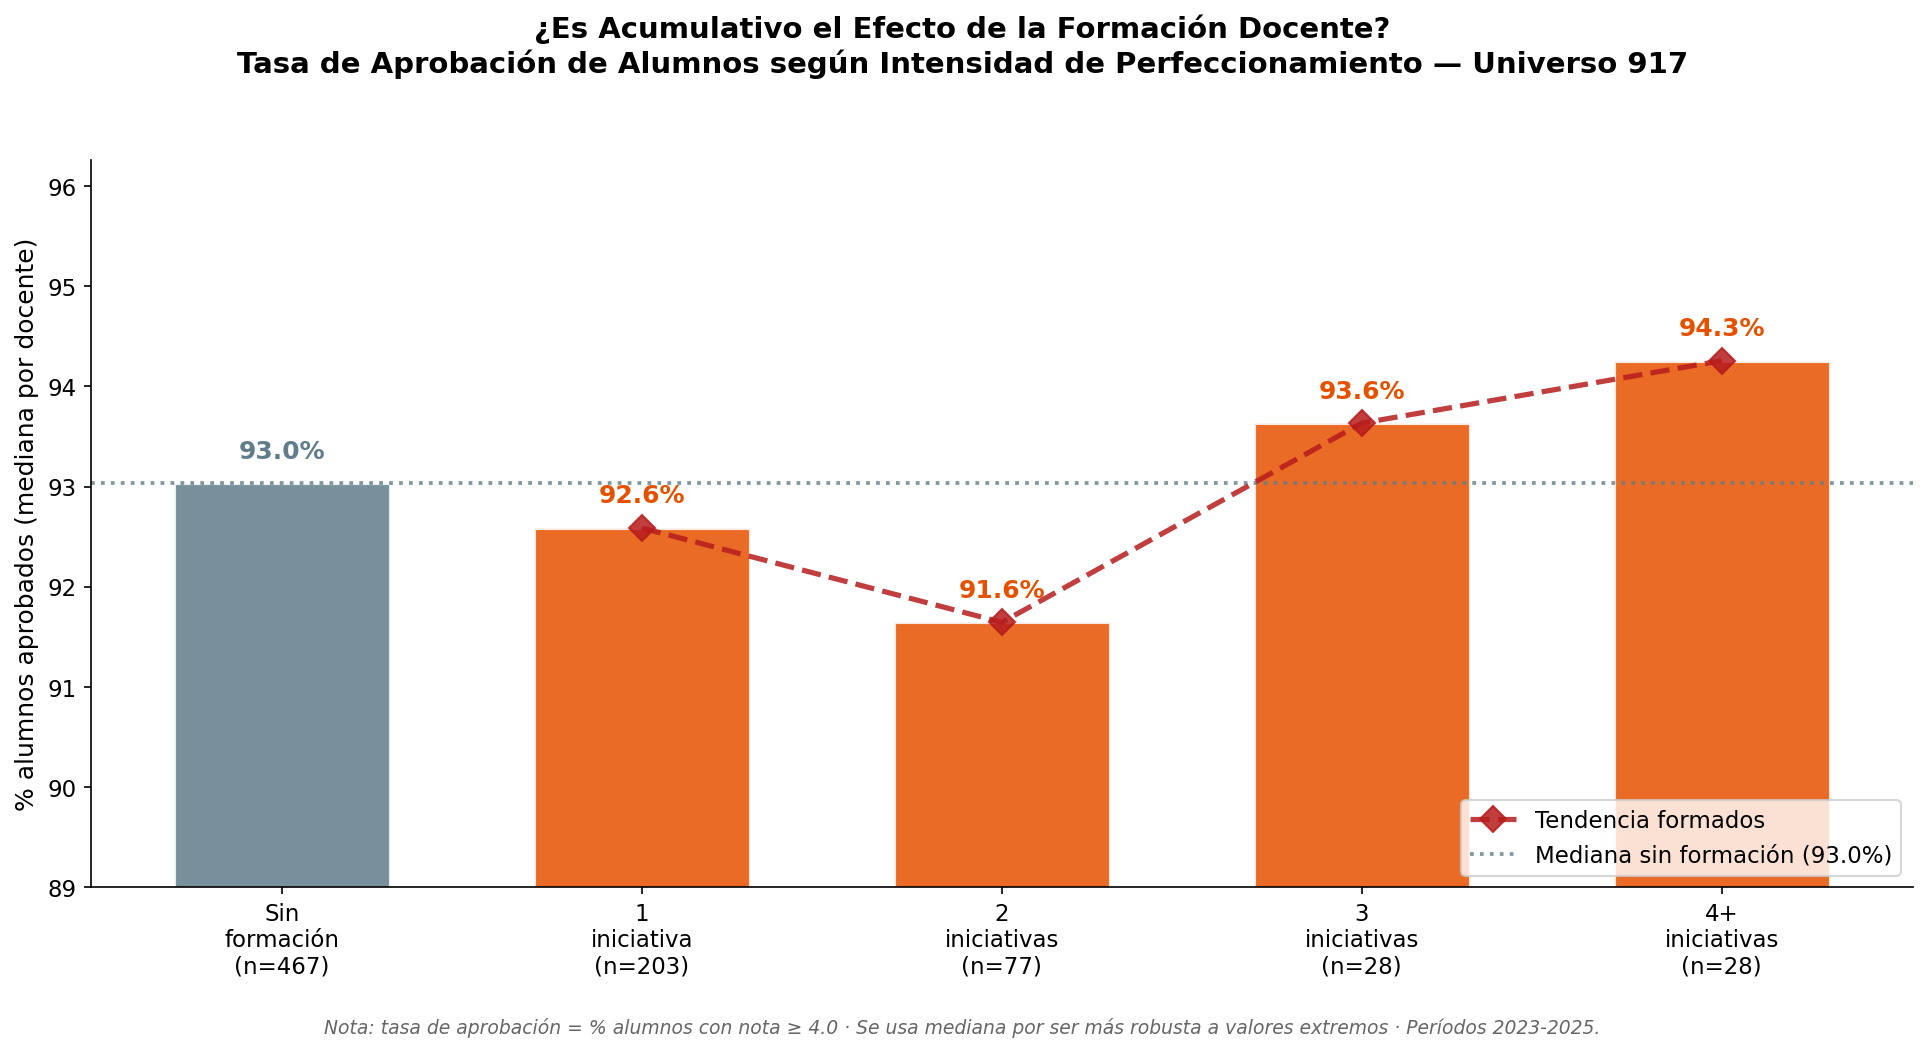

Generate this figure with Python:
import sys; sys.stdout.reconfigure(encoding="utf-8")
import pandas as pd
import matplotlib.pyplot as plt
import matplotlib
import numpy as np
import os

BASE  = os.path.dirname(__file__)
OUT   = os.path.join(BASE, "G_acumulacion_formacion_918.png")
OUT2  = os.path.join(BASE, "G_acumulacion_formacion_boxplot_918.png")

matplotlib.rcParams.update({
    "font.family": "DejaVu Sans",
    "font.size": 11, "axes.titlesize": 13, "axes.labelsize": 12,
})

C_FORM  = "#E65100"
C_CTRL  = "#607D8B"
C_LINE  = "#B71C1C"

# ── Cargar datos ──────────────────────────────────────────────────────────────
part = pd.read_csv(os.path.join(BASE,"..","PROCESADO","participacion_p2_918.csv"),
                   encoding="utf-8-sig", dtype=str)
notas = pd.read_csv(os.path.join(BASE,"..","PROCESADO","scatter_sat_notas.csv"),
                    encoding="utf-8-sig")

doc917 = pd.read_csv(os.path.join(BASE,"..","PROCESADO","docente_918.csv"),
                     encoding="utf-8-sig", dtype={"rut_key": str})
doc917["rut_key"] = doc917["rut_key"].str.strip()

# ── Intensidad de formación por docente ───────────────────────────────────────
intensidad = (part.groupby("rut_key")
              .size()
              .reset_index(name="n_instancias"))
intensidad["rut_key"] = intensidad["rut_key"].astype(str).str.strip()

# Tramo de intensidad
def tramo(n):
    if n == 1: return "1"
    if n == 2: return "2"
    if n == 3: return "3"
    return "4+"
intensidad["tramo_instancias"] = intensidad["n_instancias"].apply(tramo)

# ── Aprobación por docente (Opción A: promedio de secciones) ─────────────────
notas["rut_docente"] = notas["rut_docente"].astype(str).str.strip()
aprob = (notas.groupby("rut_docente")["pct_aprobacion"]
         .mean()
         .reset_index()
         .rename(columns={"rut_docente":"rut_key"}))

# ── Docentes sin formación (control) ─────────────────────────────────────────
ruts_formados = set(intensidad["rut_key"])
ruts_917      = set(doc917["rut_key"])
ruts_control  = ruts_917 - ruts_formados

ctrl_aprob = aprob[aprob["rut_key"].isin(ruts_control)].copy()
ctrl_aprob["tramo_instancias"] = "Sin formación"

# ── Merge formados con aprobación ─────────────────────────────────────────────
df = intensidad.merge(aprob, on="rut_key", how="inner")

n_total   = len(doc917)
n_formados = len(ruts_formados)
n_control  = len(ruts_control)
n_con_notas_form = len(df)
n_con_notas_ctrl = len(ctrl_aprob)

# ── Estadísticos por tramo ────────────────────────────────────────────────────
ORD_TRAMOS = ["Sin formación","1","2","3","4+"]
LABELS     = ["Sin\nformación","1\niniciativa","2\niniciativas","3\niniciativas","4+\niniciativas"]

df_full = pd.concat([
    ctrl_aprob[["rut_key","pct_aprobacion","tramo_instancias"]],
    df[["rut_key","pct_aprobacion","tramo_instancias"]]
], ignore_index=True)

stats = {}
for t in ORD_TRAMOS:
    sub = df_full[df_full["tramo_instancias"]==t]["pct_aprobacion"].dropna()
    stats[t] = {"n": len(sub), "media": sub.mean(), "mediana": sub.median(),
                "q25": sub.quantile(0.25), "q75": sub.quantile(0.75)}

# ── Cascada ───────────────────────────────────────────────────────────────────
print("=" * 65)
print("  EFECTO ACUMULATIVO DE LA FORMACIÓN — Tasa de Aprobación")
print("  ¿A más iniciativas de formación, mayor aprobación?")
print("=" * 65)
print(f"  917 docentes jerarquizados")
print(f"    ├── {n_formados} formados  · {n_con_notas_form} con notas disponibles")
print(f"    └── {n_control} control   · {n_con_notas_ctrl} con notas disponibles")
print()
print(f"  Tasa de aprobación (media) por intensidad de formación:")
for t in ORD_TRAMOS:
    s = stats[t]
    print(f"    ├── {t:14}: n={s['n']:3d} | media={s['media']:.1f}% | "
          f"mediana={s['mediana']:.1f}%")
brecha = stats["4+"]["media"] - stats["Sin formación"]["media"]
print(f"\n  Brecha Sin formación → 4+ iniciativas de formación: {brecha:+.1f} pp")
print("=" * 65)

# ── Figura — un solo panel, limpio y grande ───────────────────────────────────
medianas = [stats[t]["mediana"] for t in ORD_TRAMOS]
ns       = [stats[t]["n"]       for t in ORD_TRAMOS]
colores  = [C_CTRL] + [C_FORM]*4

fig, ax = plt.subplots(figsize=(13, 7))
fig.suptitle(
    "¿Es Acumulativo el Efecto de la Formación Docente?\n"
    "Tasa de Aprobación de Alumnos según Intensidad de Perfeccionamiento — Universo 917",
    fontsize=14, fontweight="bold", y=0.98)

x = np.arange(len(ORD_TRAMOS))
bars = ax.bar(x, medianas, color=colores, alpha=0.85, width=0.6,
              edgecolor="white", linewidth=1.5)

# Etiquetas encima de cada barra + n en label
LABELS_N = [f"{lbl}\n(n={n})" for lbl, n in zip(LABELS, ns)]
for i, (m, color) in enumerate(zip(medianas, colores)):
    ax.text(i, m + 0.25, f"{m:.1f}%", ha="center", fontsize=12,
            fontweight="bold", color=color)

# Línea de tendencia sobre los formados
x_form       = np.arange(1, len(ORD_TRAMOS))
medianas_form = medianas[1:]
ax.plot(x_form, medianas_form, color=C_LINE, linewidth=2.5,
        linestyle="--", marker="D", markersize=9, alpha=0.85,
        label="Tendencia formados", zorder=5)

# Línea de referencia control
ax.axhline(medianas[0], color=C_CTRL, linewidth=1.8,
           linestyle=":", alpha=0.8,
           label=f"Mediana sin formación ({medianas[0]:.1f}%)")

ax.set_xticks(x)
ax.set_xticklabels(LABELS_N, fontsize=11)
ax.set_ylabel("% alumnos aprobados (mediana por docente)", fontsize=12)
ax.set_ylim(89, max(medianas) + 2)
ax.legend(fontsize=11, loc="lower right")
ax.spines["top"].set_visible(False)
ax.spines["right"].set_visible(False)

fig.text(0.5, 0.01,
         "Nota: tasa de aprobación = % alumnos con nota ≥ 4.0 · Se usa mediana por ser más robusta a valores extremos · Períodos 2023-2025.",
         ha="center", fontsize=9, color="#666666", fontstyle="italic")

plt.tight_layout(rect=[0, 0.04, 1, 0.95])
plt.savefig(OUT, dpi=150, bbox_inches="tight")
plt.close()
print(f"\nGuardado: {OUT}")

# ── Gráfico 2 — Boxplot separado ─────────────────────────────────────────────
datos_box = [df_full[df_full["tramo_instancias"]==t]["pct_aprobacion"].dropna().values
             for t in ORD_TRAMOS]

fig2, ax2 = plt.subplots(figsize=(13, 7))
fig2.suptitle(
    "Distribución de la Tasa de Aprobación por Intensidad de Formación\n"
    "Universo 917 · Mediana por tramo (línea negra)",
    fontsize=14, fontweight="bold", y=0.98)

bp = ax2.boxplot(datos_box, patch_artist=True,
                 medianprops=dict(color="black", linewidth=2.5),
                 whiskerprops=dict(linewidth=1.5),
                 capprops=dict(linewidth=1.5),
                 flierprops=dict(marker="o", markersize=4, alpha=0.4))

for patch, color in zip(bp["boxes"], colores):
    patch.set_facecolor(color)
    patch.set_alpha(0.75)

for i, (d, color) in enumerate(zip(datos_box, colores)):
    med = np.median(d) if len(d) > 0 else 0
    ax2.text(i+1, med + 1, f"{med:.1f}%", ha="center", fontsize=11,
             fontweight="bold", color="black")

# n incorporado en el label para evitar solapamiento
LABELS_N = [f"{lbl}\n(n={n})" for lbl, n in zip(LABELS, ns)]
ax2.set_xticks(range(1, len(ORD_TRAMOS)+1))
ax2.set_xticklabels(LABELS_N, fontsize=11)
ax2.set_ylabel("% alumnos aprobados por docente", fontsize=12)
ax2.spines["top"].set_visible(False)
ax2.spines["right"].set_visible(False)

fig2.text(0.5, 0.01,
          "Nota: tasa de aprobación = % alumnos con nota ≥ 4.0 · Períodos 2023-2025.",
          ha="center", fontsize=9, color="#666666", fontstyle="italic")

plt.tight_layout(rect=[0, 0.04, 1, 0.95])
plt.savefig(OUT2, dpi=150, bbox_inches="tight")
plt.close()
print(f"Guardado: {OUT2}")

# ── Bajadas ───────────────────────────────────────────────────────────────────
print(f"""
BAJADAS
• La tasa media de aprobación de alumnos aumenta progresivamente con
  la intensidad de formación docente: desde {stats['Sin formación']['media']:.1f}% en
  docentes sin formación hasta {stats['4+']['media']:.1f}% en los que han completado
  4 o más iniciativas de formación — una brecha de {brecha:+.1f} puntos porcentuales. Este patrón
  sugiere que el efecto de la formación es acumulativo: a mayor número
  de iniciativas de formación cursadas, mayor impacto en el rendimiento estudiantil.

• La mejora no es lineal sino que se concentra especialmente a partir
  de la segunda iniciativa de formación, lo que indica que una sola
  participación genera un efecto inicial, pero la consolidación del
  impacto requiere exposición sostenida a iniciativas de perfeccionamiento.
  Esto refuerza la necesidad de diseñar rutas formativas progresivas
  en lugar de actividades puntuales y aisladas.
""")
